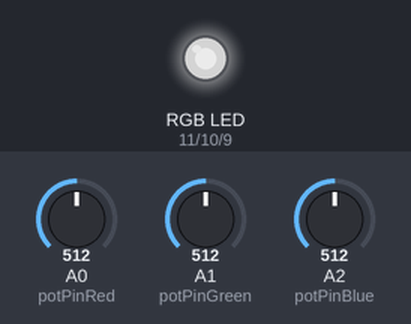
A sketch run on a simulated Arduino Uno, built with avr-gcc and run on an emulated ATmega328P. Parts: an RGB LED mixed from three pins (HIGH = lit). The test bench sets the inputs (shaded band); at power-on: A0 (potPinRed) = 512, A1 (potPinGreen) = 512, A2 (potPinBlue) = 512. Dim RGB values are drawn brighter than linear.

Above: at 1.2 s.
1.3 s: A0 (potPinRed) set to 716
At 2.2 s:
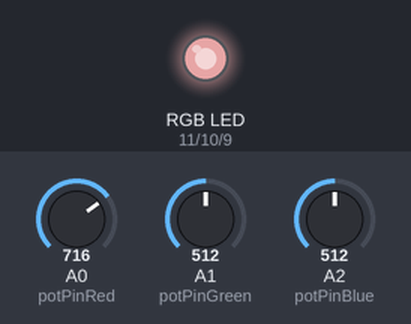
2.8 s: A1 (potPinGreen) set to 716
At 3.3 s:
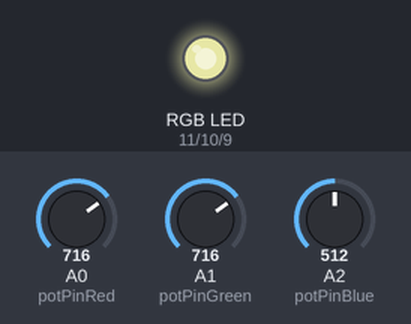
4.3 s: A2 (potPinBlue) set to 716
At 5.5 s:
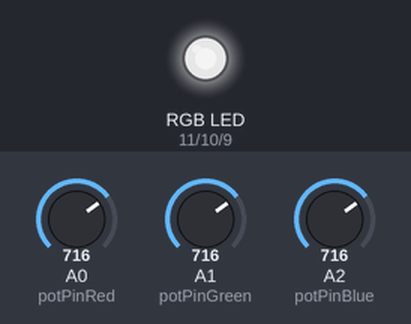
5.8 s: A0 (potPinRed) set to 900
At 6.8 s:
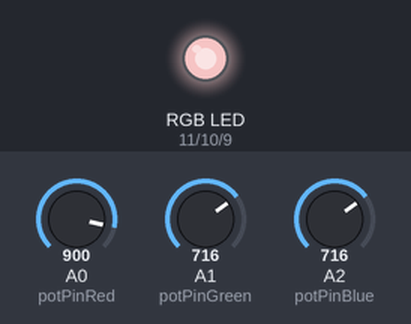
7.3 s: A1 (potPinGreen) set to 900
At 8.0 s:
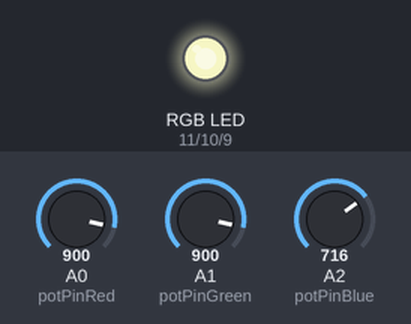
8.8 s: A2 (potPinBlue) set to 900
At 9.1 s:
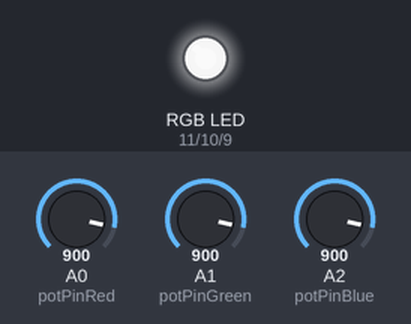
Timing chart, 0 to 11.3 s (numbered marks = the images above; inputs shaded):
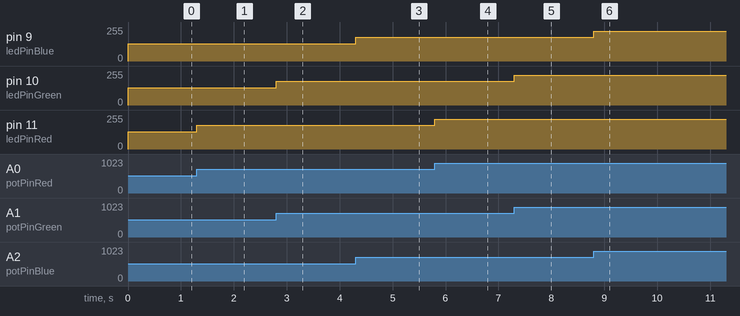

The sketch:

tema1.ino
```cpp
const int ledPinRed = 11; // portul pentru rosu
const int ledPinGreen = 10; //portul pentru verde
const int ledPinBlue = 9; //portul pentru albastru

const int potPinRed = A0;
const int potPinGreen = A1;
const int potPinBlue = A2;

int potValueRed = 0;
int potValueGreen = 0;
int potValueBlue = 0;
int ledValueRed = 0;
int ledValueGreen = 0;
int ledValueBlue = 0;

void setup() {
  // put your setup code here, to run once:
  pinMode(ledPinRed, OUTPUT);
  pinMode(ledPinGreen, OUTPUT);
  pinMode(ledPinBlue, OUTPUT); //Led-ul cu rosu, verde si albastru

  pinMode(potPinRed, INPUT);
  pinMode(potPinGreen, INPUT);
  pinMode(potPinBlue, INPUT); // Potentiometrele

  Serial.begin(9600);
}

void loop() {
  // put your main code here, to run repeatedly:
  potValueRed = analogRead(potPinRed);  // spunem sa ia valoarea potentiometrelor
  potValueGreen = analogRead(potPinGreen);
  potValueBlue = analogRead(potPinBlue);

  ledValueRed = potValueRed/4;    // impartima la 4 valoarea potentiometrelor sa nu lumineze "in valuri" (puteam sa folosec map dar mi se pare mai simplu asa
  ledValueGreen = potValueGreen/4;
  ledValueBlue = potValueBlue/4;

  analogWrite(ledPinRed, ledValueRed);  // punem fiecare culoare sa lumineze in functie de valoarea potentiometrelor
  analogWrite(ledPinGreen, ledValueGreen);
  analogWrite(ledPinBlue, ledValueBlue);

}
```

Measured:
- after the input at 1.3 s, pin 11 (ledPinRed): 128/255 → 179/255 at once
- after the input at 2.8 s, pin 10 (ledPinGreen): 128/255 → 179/255 at once
- after the input at 4.3 s, pin 9 (ledPinBlue): 128/255 → 179/255 at once
- after the input at 5.8 s, pin 11 (ledPinRed): 179/255 → 225/255 at once
- after the input at 7.3 s, pin 10 (ledPinGreen): 179/255 → 225/255 at once
- after the input at 8.8 s, pin 9 (ledPinBlue): 179/255 → 225/255 at once
